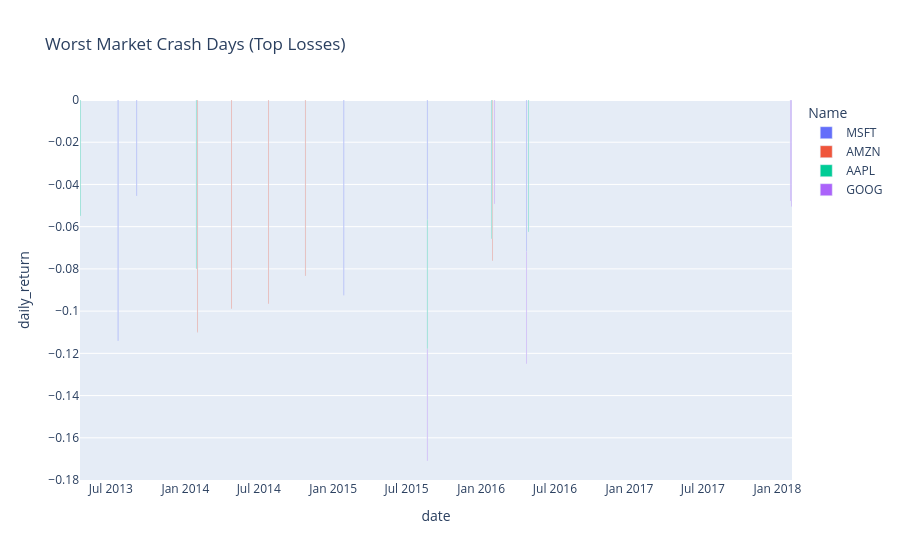

Notebook source saved alongside this figure:
### Code cell
px.bar(
    worst_days,
    x = "date",
    y = "daily_return",
    color = "Name",
    title = "Worst Market Crash Days (Top Losses)"
)

### Figure 1 — Plotly figure (JSON) as saved in the notebook; plotly's stock layout.template omitted (floating-point values rounded to 4 significant figures)
{"data": [{"hovertemplate": "Name=MSFT<br>date=%{x}<br>daily_return=%{y}<extra></extra>", "legendgroup": "MSFT", "marker": {"color": "#636efa", "pattern": {"shape": ""}}, "name": "MSFT", "orientation": "v", "showlegend": true, "textposition": "auto", "type": "bar", "x": ["2013-07-19T00:00:00.000000", "2015-01-27T00:00:00.000000", "2016-04-22T00:00:00.000000", "2015-08-21T00:00:00.000000", "2013-09-03T00:00:00.000000"], "xaxis": "x", "y": [-0.114, -0.09253, -0.07171, -0.05672, -0.04551], "yaxis": "y"}, {"hovertemplate": "Name=AMZN<br>date=%{x}<br>daily_return=%{y}<extra></extra>", "legendgroup": "AMZN", "marker": {"color": "#EF553B", "pattern": {"shape": ""}}, "name": "AMZN", "orientation": "v", "showlegend": true, "textposition": "auto", "type": "bar", "x": ["2014-01-31T00:00:00.000000", "2014-04-25T00:00:00.000000", "2014-07-25T00:00:00.000000", "2014-10-24T00:00:00.000000", "2016-01-29T00:00:00.000000"], "xaxis": "x", "y": [-0.11, -0.09883, -0.09648, -0.0834, -0.0761], "yaxis": "y"}, {"hovertemplate": "Name=AAPL<br>date=%{x}<br>daily_return=%{y}<extra></extra>", "legendgroup": "AAPL", "marker": {"color": "#00cc96", "pattern": {"shape": ""}}, "name": "AAPL", "orientation": "v", "showlegend": true, "textposition": "auto", "type": "bar", "x": ["2014-01-28T00:00:00.000000", "2016-01-27T00:00:00.000000", "2016-04-27T00:00:00.000000", "2015-08-21T00:00:00.000000", "2013-04-17T00:00:00.000000"], "xaxis": "x", "y": [-0.07993, -0.06571, -0.06258, -0.06116, -0.05499], "yaxis": "y"}, {"hovertemplate": "Name=GOOG<br>date=%{x}<br>daily_return=%{y}<extra></extra>", "legendgroup": "GOOG", "marker": {"color": "#ab63fa", "pattern": {"shape": ""}}, "name": "GOOG", "orientation": "v", "showlegend": true, "textposition": "auto", "type": "bar", "x": ["2016-04-22T00:00:00.000000", "2015-08-21T00:00:00.000000", "2018-02-05T00:00:00.000000", "2016-02-03T00:00:00.000000", "2018-02-02T00:00:00.000000"], "xaxis": "x", "y": [-0.05318, -0.05311, -0.05045, -0.0493, -0.04779], "yaxis": "y"}], "layout": {"barmode": "relative", "legend": {"title": {"text": "Name"}, "tracegroupgap": 0}, "title": {"text": "Worst Market Crash Days (Top Losses)"}, "xaxis": {"anchor": "y", "domain": [0, 1], "title": {"text": "date"}}, "yaxis": {"anchor": "x", "domain": [0, 1], "title": {"text": "daily_return"}}}}
